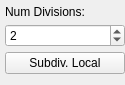
                         <widget class="QWidget" name="page_17">
                          <property name="geometry">
                           <rect>
                            <x>0</x>
                            <y>0</y>
                            <width>125</width>
                            <height>85</height>
                           </rect>
                          </property>
                          <attribute name="label">
                           <string>Linear Subdiv.</string>
                          </attribute>
                          <attribute name="toolTip">
                           <string>Linear Subdivision (Local)</string>
                          </attribute>
                          <layout class="QVBoxLayout" name="verticalLayout_24">
                           <property name="spacing">
                            <number>5</number>
                           </property>
                           <property name="leftMargin">
                            <number>5</number>
                           </property>
                           <property name="topMargin">
                            <number>5</number>
                           </property>
                           <property name="rightMargin">
                            <number>0</number>
                           </property>
                           <property name="bottomMargin">
                            <number>5</number>
                           </property>
                           <item>
                            <widget class="QLabel" name="label_26">
                             <property name="text">
                              <string>Num Divisions:</string>
                             </property>
                            </widget>
                           </item>
                           <item>
                            <widget class="QSpinBox" name="sbLinearDivisionsL">
                             <property name="minimum">
                              <number>1</number>
                             </property>
                             <property name="value">
                              <number>2</number>
                             </property>
                            </widget>
                           </item>
                           <item>
                            <widget class="QPushButton" name="btnLSubdivideL">
                             <property name="text">
                              <string>Subdiv. Local</string>
                             </property>
                            </widget>
                           </item>
                           <item>
                            <spacer name="verticalSpacer_12">
                             <property name="orientation">
                              <enum>Qt::Vertical</enum>
                             </property>
                             <property name="sizeHint" stdset="0">
                              <size>
                               <width>20</width>
                               <height>40</height>
                              </size>
                             </property>
                            </spacer>
                           </item>
                          </layout>
                         </widget>
